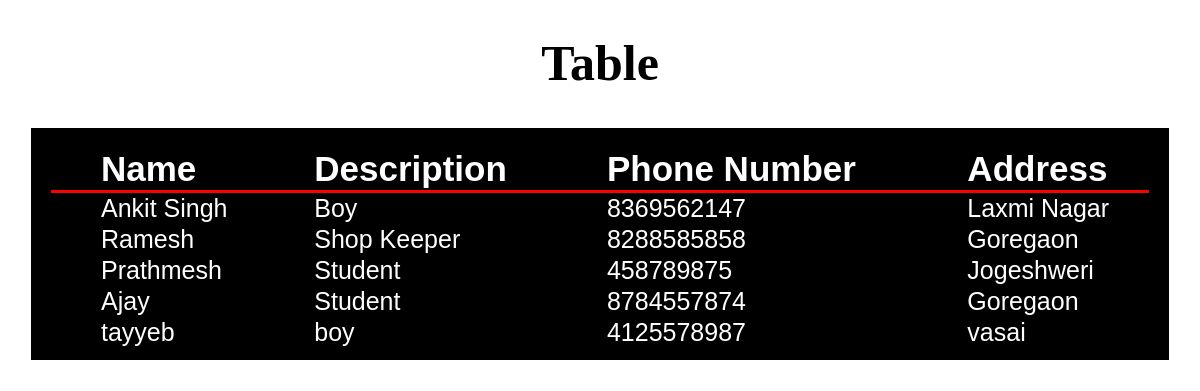
The app's page /first_app/ with its own data.
### first_app/models.py (models this page shows, shortened)
class Item(models.Model):
    name = models.CharField(max_length=32, default="")
    description = models.TextField(max_length=100, default="")
    phone_number = models.IntegerField(default=0)
    address = models.CharField(max_length=100, default="")

### first_app/views.py (the view)
# urls.py: path("",views.index,name = "Index")
def index(request):
    template = loader.get_template('index.html')
    context = {
        'items': Item.objects.all()
    }
    return HttpResponse(template.render(context, request))

### templates/index.html (shortened to what this page needs)
<!DOCTYPE html>
<html lang="en">
<head>
</head>
<body>
    <h1 style="text-align: center;font-size: 50px;">Table</h1>
    <div class="container">
        <table>
            <thead>
                <tr>
                    <th>Name</th>
                    <th>Description</th>
                    <th>Phone Number</th>
                    <th>Address</th>
                </tr>
            </thead>
            {% for item in items %}
            <tbody>
                <tr>
                    <td>{{item.name}}</td>
                    <td>{{item.description}}</td>
                    <td>{{item.phone_number}}</td>
                    <td>{{item.address}}</td>
                </tr>
            </tbody>
            {% endfor %}
        </table>
    </div>
</body>
</html>

### templates/index.html (style rules this page uses)
.container { background-color: black; color: white; border: solid; padding: 20px; margin: 20px; text-align: left; padding-bottom: 12px; font-size: 20px; }
table, th, td { padding-left: 50px; font-family: Arial, Helvetica, sans-serif; }
table { border-collapse: collapse; width: 100%; }
th { font-size: 35px; font-family: 'Franklin Gothic Medium', 'Arial Narrow', Arial, sans-serif; height: 100%; border-bottom: solid red; }
td { font-size: 25px; }

### records on screen
Item: name "Ankit Singh", description "Boy", phone_number "8369562147", address "Laxmi Nagar"
Item: name "Ramesh", description "Shop Keeper", phone_number "8288585858", address "Goregaon"
Item: name "Prathmesh", description "Student", phone_number "458789875", address "Jogeshweri"
Item: name "Ajay", description "Student", phone_number "8784557874", address "Goregaon"
Item: name "tayyeb", description "boy", phone_number "4125578987", address "vasai"
